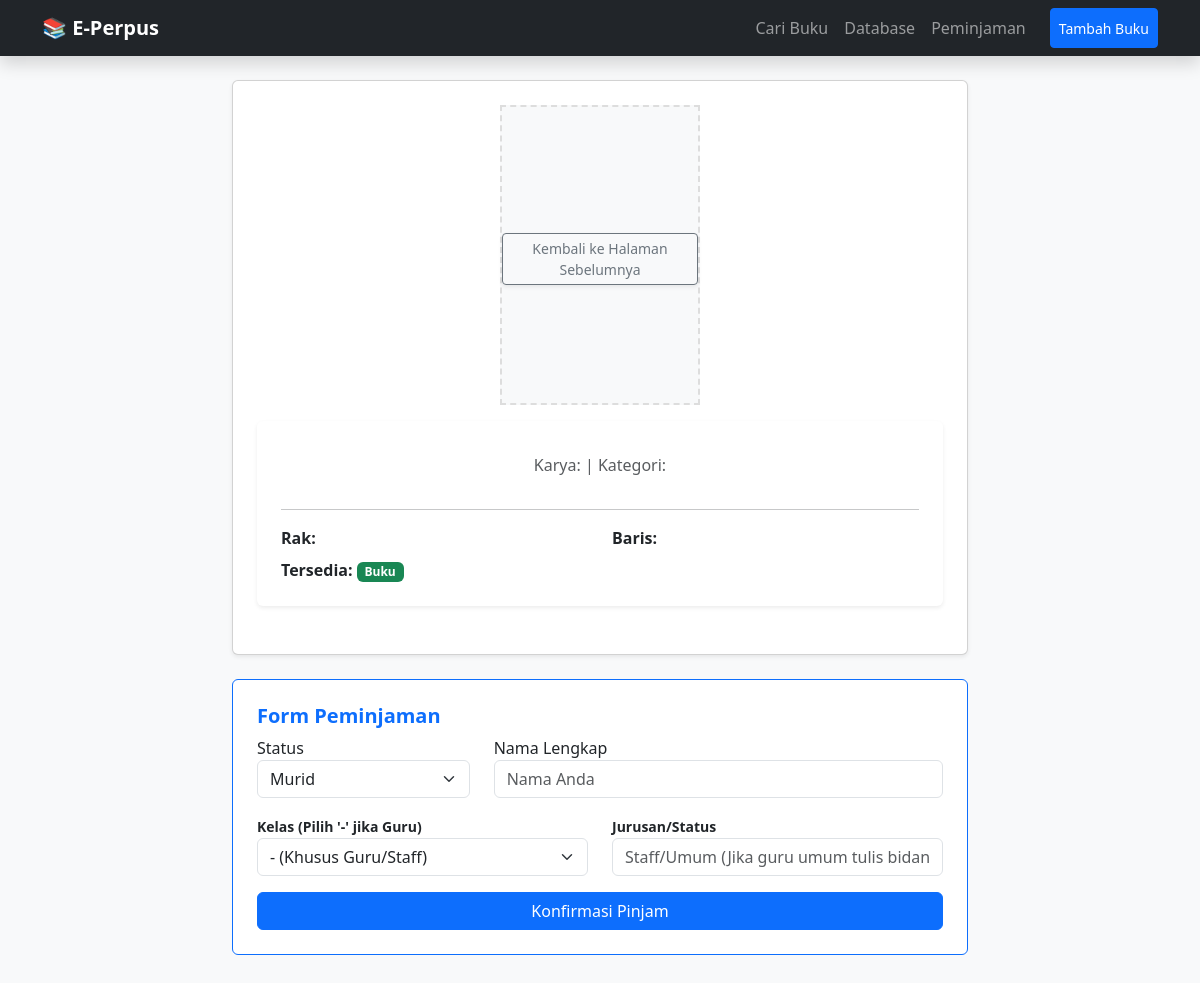
Page /buku/15 on the earlier database version.
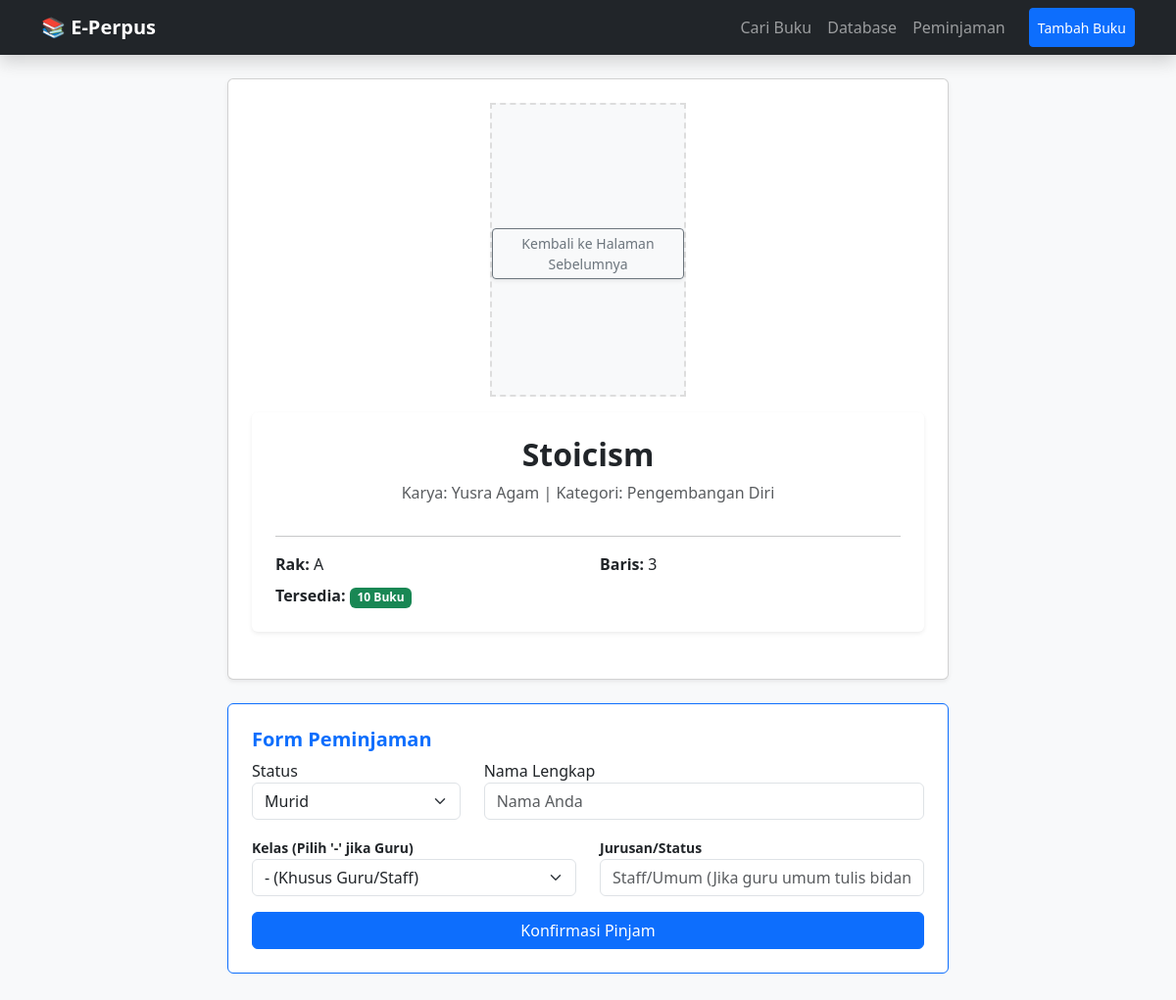
Same page on the later database version.
### tables this page shows
CREATE TABLE buku (
            id INTEGER PRIMARY KEY AUTOINCREMENT,
            judul TEXT NOT NULL,
            penulis TEXT,
            kategori TEXT,
            kode_rak TEXT, -- A (Rak Besar)
            baris_rak INTEGER, -- 1 (Barisan rak dari paling atas)
            stok INTEGER DEFAULT 1
        );

### app.py (the view)
@app.route('/buku/<int:id>')
def detail_buku(id):
    conn = get_db_connection()
    buku = conn.execute('SELECT * FROM buku WHERE id = ?', (id,)).fetchone()
    conn.close()
    back_url = request.referrer if request.referrer else url_for('index')
    return render_template('detail_buku.html', buku=buku, back_url=back_url)

### app.py (called while the page is built)
def get_db_connection():
    conn = sqlite3.connect('perpustakaan.db')
    conn.row_factory = sqlite3.Row
    return conn

### templates/detail_buku.html (shortened to what this page needs)
{% extends 'layout.html' %}
{% block content %}
<div class="row justify-content-center">
    <div class="col-md-8">
        <div class="card shadow-sm mb-4 text-center p-4">
            <div class="bg-light mx-auto mb-3" style="width: 200px; height: 300px; border: 2px dashed #ddd; line-height: 300px;">
                <a href="{{ back_url }}" class="btn btn-outline-secondary btn-sm shadow-sm">
                     Kembali ke Halaman Sebelumnya
                </a>
            </div>
            <div class="card shadow-sm mb-4 text-center p-4 border-0">
                <h2 class="fw-bold">{{ buku.judul }}</h2>
                <p class="text-muted">Karya: {{ buku.penulis }} | Kategori: {{ buku.kategori }}</p>
                <hr>
                <div class="row text-start">
                    <div class="col-6"><strong>Rak:</strong> {{ buku.kode_rak }}</div>
                    <div class="col-6"><strong>Baris:</strong> {{ buku.baris_rak }}</div>
                    <div class="col-12 mt-2"><strong>Tersedia:</strong> <span class="badge bg-success">{{ buku.stok }} Buku</span></div>
                </div>
            </div>
        </div>
        <div class="card p-4 mb-5 border-primary">
            <h5 class="fw-bold text-primary">Form Peminjaman</h5>
            <form action="/pinjam/{{ buku.id }}" method="POST">
                <div class="row">
                    <div class="col-md-4 mb-3">
                        <label>Status</label>
                        <select name="tipe_user" class="form-select" required>
                            <option value="Murid">Murid</option>
                        </select>
                    </div>
                    <div class="col-md-8 mb-3">
                        <label>Nama Lengkap</label>
                        <input type="text" name="nama_peminjam" class="form-control" placeholder="Nama Anda" required>
                    </div>
                </div>
                <div class="row">
                    <div class="col-md-6 mb-3">
                        <label class="fw-bold small">Kelas (Pilih '-' jika Guru)</label>
                        <select name="kelas" class="form-select" required>
                            <option value="-">- (Khusus Guru/Staff)</option>
                        </select>
                    </div>
                    <div class="col-md-6 mb-3">
                        <label class="fw-bold small">Jurusan/Status</label>
                        <input type="text" name="jurusan" class="form-control" placeholder="Staff/Umum (Jika guru umum tulis bidang mengajarnya)" required>
                    </div>
                </div>
                <button type="submit" class="btn btn-primary w-100">Konfirmasi Pinjam</button>
            </form>
        </div>
    </div>
</div>
{% endblock %}

### templates/layout.html (shortened to what this page needs)
<!DOCTYPE html>
<html lang="id">
<head>
    <link href="https://cdn.jsdelivr.net/npm/bootstrap@5.3.0/dist/css/bootstrap.min.css" rel="stylesheet">
</head>
<body class="bg-light">
<nav class="navbar navbar-expand-lg navbar-dark bg-dark mb-4 shadow">
    <div class="container">
        <a class="navbar-brand fw-bold" href="/">📚 E-Perpus</a>
        <div class="collapse navbar-collapse" id="navbarNav">
            <div class="navbar-nav ms-auto">
                <a class="nav-link" href="/"> Cari Buku</a>
                <a class="nav-link" href="/koleksi"> Database</a>
                <a class="nav-link" href="/peminjaman"> Peminjaman</a>
                <button class="btn btn-primary btn-sm ms-lg-3 mt-2 mt-lg-0" data-bs-toggle="modal" data-bs-target="#modalTambah">
                     Tambah Buku
                </button>
            </div>
        </div>
    </div>
</nav>
<div class="container">
    {% block content %}{% endblock %}
</div>
</body>
</html>

Differences in the rows shown:
added buku: judul "Stoicism", penulis "Yusra Agam", kategori "Pengembangan Diri", kode_rak "A", baris_rak "3", stok "10"
